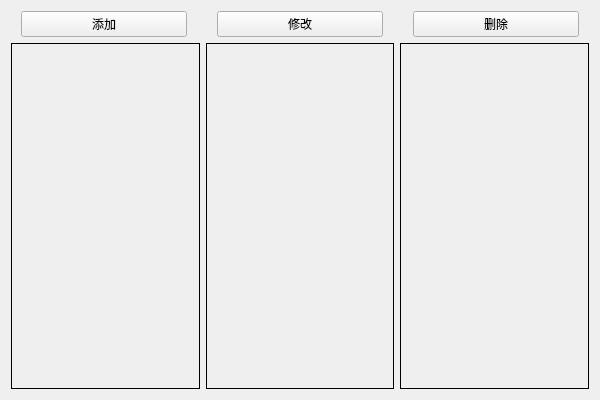
<?xml version="1.0" encoding="UTF-8"?>
<ui version="4.0">
 <class>HonorwallWidget</class>
 <widget class="QWidget" name="HonorwallWidget">
  <property name="geometry">
   <rect>
    <x>0</x>
    <y>0</y>
    <width>600</width>
    <height>400</height>
   </rect>
  </property>
  <property name="windowTitle">
   <string>荣誉墙</string>
  </property>
  <layout class="QVBoxLayout" name="verticalLayout">
   <item>
    <layout class="QHBoxLayout" name="buttonLayout">
     <property name="spacing">
      <number>30</number>
     </property>
     <property name="leftMargin">
      <number>10</number>
     </property>
     <property name="rightMargin">
      <number>10</number>
     </property>
     <item>
      <widget class="QPushButton" name="btnAdd">
       <property name="sizePolicy">
        <sizepolicy hsizetype="Expanding" vsizetype="Fixed">
         <horstretch>1</horstretch>
         <verstretch>0</verstretch>
        </sizepolicy>
       </property>
       <property name="text">
        <string>添加</string>
       </property>
      </widget>
     </item>
     <item>
      <widget class="QPushButton" name="btnModify">
       <property name="sizePolicy">
        <sizepolicy hsizetype="Expanding" vsizetype="Fixed">
         <horstretch>1</horstretch>
         <verstretch>0</verstretch>
        </sizepolicy>
       </property>
       <property name="focusPolicy">
        <enum>Qt::NoFocus</enum>
       </property>
       <property name="text">
        <string>修改</string>
       </property>
      </widget>
     </item>
     <item>
      <widget class="QPushButton" name="btnDelete">
       <property name="sizePolicy">
        <sizepolicy hsizetype="Expanding" vsizetype="Fixed">
         <horstretch>1</horstretch>
         <verstretch>0</verstretch>
        </sizepolicy>
       </property>
       <property name="minimumSize">
        <size>
         <width>0</width>
         <height>0</height>
        </size>
       </property>
       <property name="maximumSize">
        <size>
         <width>16777215</width>
         <height>16777215</height>
        </size>
       </property>
       <property name="focusPolicy">
        <enum>Qt::NoFocus</enum>
       </property>
       <property name="text">
        <string>删除</string>
       </property>
      </widget>
     </item>
    </layout>
   </item>
   <item>
    <layout class="QHBoxLayout" name="imageLayout">
     <property name="spacing">
      <number>6</number>
     </property>
     <item>
      <widget class="QLabel" name="imageLabel1">
       <property name="sizePolicy">
        <sizepolicy hsizetype="Expanding" vsizetype="Expanding">
         <horstretch>1</horstretch>
         <verstretch>1</verstretch>
        </sizepolicy>
       </property>
       <property name="minimumSize">
        <size>
         <width>180</width>
         <height>240</height>
        </size>
       </property>
       <property name="frameShape">
        <enum>QFrame::Box</enum>
       </property>
       <property name="text">
        <string/>
       </property>
       <property name="scaledContents">
        <bool>true</bool>
       </property>
       <property name="alignment">
        <set>Qt::AlignCenter</set>
       </property>
      </widget>
     </item>
     <item>
      <widget class="QLabel" name="imageLabel2">
       <property name="sizePolicy">
        <sizepolicy hsizetype="Expanding" vsizetype="Expanding">
         <horstretch>1</horstretch>
         <verstretch>1</verstretch>
        </sizepolicy>
       </property>
       <property name="minimumSize">
        <size>
         <width>180</width>
         <height>240</height>
        </size>
       </property>
       <property name="frameShape">
        <enum>QFrame::Box</enum>
       </property>
       <property name="text">
        <string/>
       </property>
       <property name="scaledContents">
        <bool>true</bool>
       </property>
       <property name="alignment">
        <set>Qt::AlignCenter</set>
       </property>
      </widget>
     </item>
     <item>
      <widget class="QLabel" name="imageLabel3">
       <property name="sizePolicy">
        <sizepolicy hsizetype="Expanding" vsizetype="Expanding">
         <horstretch>1</horstretch>
         <verstretch>1</verstretch>
        </sizepolicy>
       </property>
       <property name="minimumSize">
        <size>
         <width>180</width>
         <height>240</height>
        </size>
       </property>
       <property name="frameShape">
        <enum>QFrame::Box</enum>
       </property>
       <property name="text">
        <string/>
       </property>
       <property name="scaledContents">
        <bool>true</bool>
       </property>
       <property name="alignment">
        <set>Qt::AlignCenter</set>
       </property>
      </widget>
     </item>
    </layout>
   </item>
  </layout>
 </widget>
 <resources/>
 <connections/>
</ui>
